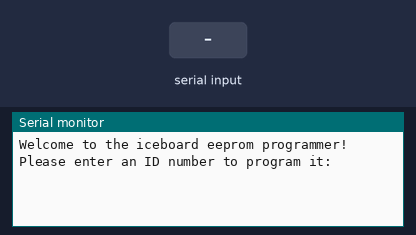
Recording of a sketch running on a simulated Arduino Uno, built with avr-gcc and run on an emulated ATmega328P. Shown: the last lines printed to the serial monitor. Wiring (inferred from the names in the program): 24Cxx EEPROM at I2C address 0x50. Inputs (shaded band) come from the test bench. EEPROM starts erased.

Above: at 1.2 s.
1.3 s: "90,45\n" received over Serial
At 2.4 s:
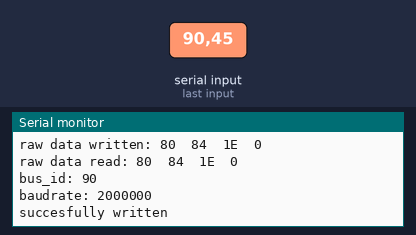
2.8 s: "30,150\n" received over Serial
At 2.88 s:
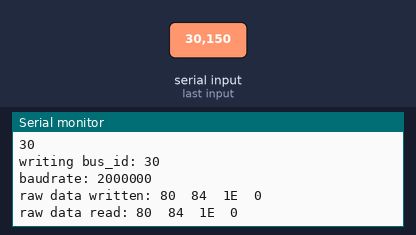

The sketch:

eeprom-arduino.ino
```cpp
#include <Wire.h>

#define ADDR_Ax 0b000 //A2, A1, A0
#define ADDR (0b1010 << 3) + ADDR_Ax

union integer_union{
  uint32_t value;
  uint8_t data[4];
};

void setup() {
  // put your setup code here, to run once:
  Serial.begin(115200);
  while(!Serial){}
  Serial.println("Welcome to the iceboard eeprom programmer!");
  Serial.print("Please enter an ID number to program it: ");
  Wire.begin();
}

int incomingByte = 0; // for incoming serial data
String readString;

void loop() {
  while (Serial.available()) {
   delay(2);  //delay to allow byte to arrive in input buffer
   char c = Serial.read();
   readString += c;
 }

 int value = readString.toInt();

 if (readString.length() >0) {
   Serial.println(value);
    if(value<=0 || value >= 255){
      Serial.println("invalid bus id, choose between 1-254");
    }else{
      integer_union baudrate, baudrate_readback;
      baudrate.value = 2000000;
      Serial.print("writing bus_id: ");
      Serial.println(value);
      Serial.print("baudrate: ");
      Serial.println(baudrate.value);
      Serial.print("raw data written: ");
      writeI2CByte(0,value);
      delay(10);
      for(int i=1;i<5;i++){
        writeI2CByte(i,baudrate.data[i-1]);
        Serial.print(baudrate.data[i-1], HEX);
        Serial.print("\t");
        delay(10);
      }
      Serial.println();

      int id = readI2CByte(0);
      Serial.print("raw data read: ");
      for(int i=1;i<5;i++){
        baudrate_readback.data[i-1] = readI2CByte(i);
        delay(10);
        Serial.print(baudrate_readback.data[i-1], HEX);
        Serial.print("\t");
      }
      Serial.println();

      if(id!=value || baudrate_readback.value!=baudrate.value){
        Serial.println("oh oh, something went wrong");
        Serial.print("requested value: ");
        Serial.println(value);
        Serial.print("read id: ");
        Serial.println(id);
        Serial.print("read baudrate: ");
        Serial.println(baudrate_readback.value);
      }else{
        Serial.print("bus_id: ");
        Serial.println(id);
        Serial.print("baudrate: ");
        Serial.println(baudrate_readback.value);
        Serial.println("succesfully written");
      }
    }
   readString="";
 }
}

void writeI2CByte(byte data_addr, byte data){
  Wire.beginTransmission(ADDR);
  Wire.write(data_addr);
  Wire.write(data);
  Wire.endTransmission();
}

byte readI2CByte(byte data_addr){
  byte data = NULL;
  Wire.beginTransmission(ADDR);
  Wire.write(data_addr);
  Wire.endTransmission();
  Wire.requestFrom(ADDR, 1); //retrieve 1 returned byte
  delay(1);
  if(Wire.available()){
    data = Wire.read();
  }
  return data;
}
```

Measured:
- after the input at 1.3 s, the serial monitor: prints a new line at once (image 1)
- after the input at 2.8 s, the serial monitor: prints a new line at once (image 2)
